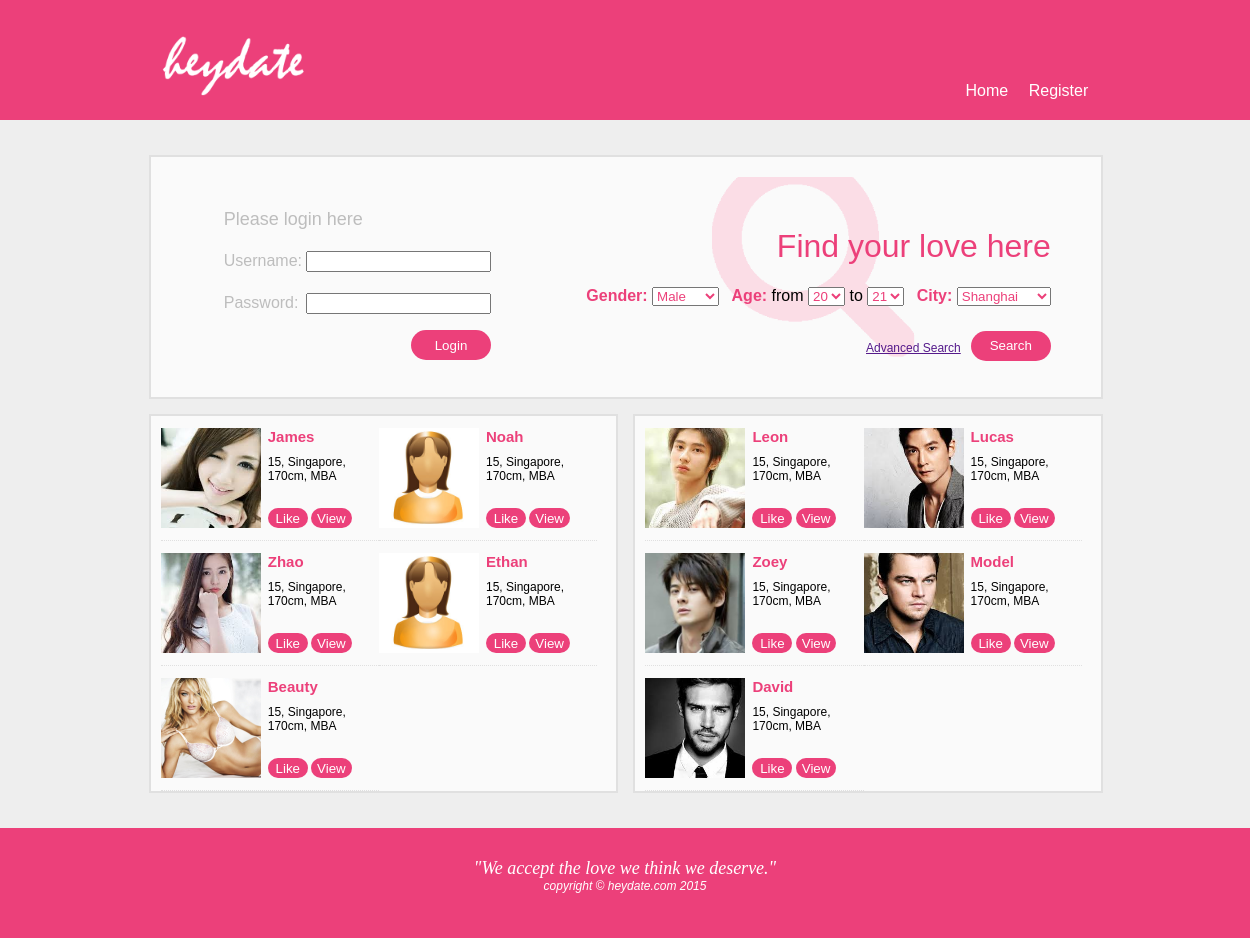
The page / on the database its author committed.
### tables this page shows
create table users_account 
(	userID int unsigned not null auto_increment primary key,
	name varchar(20) not null, 
    password varchar(40) not null,
    email varchar(100) not null,   
    birthdate date not null,
    gender set('Male','Female') not null,
    city varchar(30) not null,
    height int unsigned not null,
    education varchar(20) not null, 
    profilePhoto varchar(50) DEFAULT NULL
);

### dbconnect.php (called while the page is built, shortened)
<?php
function cal_age($birthdate) {
    $bday=date_create($birthdate);
    $today=date_create();
    $diff=date_diff($bday,$today);
    return $diff->y;
}
?>

### index.php (the view, shortened to what this page needs)
<?php
include "dbconnect.php";
?>
<html>
<head>
  <link rel="stylesheet" type="text/css" href="css/main.css">
  <link rel="stylesheet" type="text/css" href="css/index.css">
</head>
<body>
  <div class="banner" id="banner_top">
    <a href="index.php"><img src="img/logo.png" height="120" width="160" style="margin-left: 11.5%"></a>
    <nav>
      <a href="index.php">Home</a>
      <?php
      if (isset($_SESSION['valid_user'])) {
        echo '<a href="inbox.php">Inbox</a>';
        echo '<a href="profile.php">My heydate</a>';
        echo '<a href="search_results.php">Search</a>';
        echo '<a href="logout.php">Log out</a>';
      } else {
        echo "<a href='registration.php'>Register</a>";
      }
      ?>
    </nav>
  </div>
  <div class="container">
    <div class="sub_container">
      <div class="section_container">
        <div class="left homepage_profile">
        <?php
        if (isset($_SESSION['valid_user'])) {
          $row = get_basic_info($_SESSION['valid_userID'], $db);
          echo '
            <div class="image_container_190" style="background-image: url(users_profile_photo/'.($row['profilePhoto']!=Null?$row['profilePhoto']:'default_male.jpg').');"></div>
            <div class="profile_summary left" style="margin-left:20">
              <div id="profile_name" style="font-size:40;">'.$row['name'].'</div>
              <div><grey>Age: </grey>'.cal_age($row['birthdate']).'<br><grey>City: </grey>'.$row['city'].'<br><grey>Education: </grey>'.$row['education'].'<br><grey>Height: </grey>'.$row['height'].'cm</div>
              <div class="bottom">
                <button onclick="location.href = \'profile.php\'">Enter my heydate</button>
              </div>
            </div>
        ';
        } else {
          echo '
             <form method="post" action="index.php">
             <table class="bottom">
             <tr><td colspan="2"><label>Please login here</label></td></tr>
             <tr><td>Username:</td>
             <td><input type="text" name="name"></td></tr>
             <tr><td>Password:</td>
             <td><input type="password" name="password"></td></tr>
             <tr><td colspan="2" align="center">
             <button class="right" type="submit" value="Log in">Login</button></td></tr>
             </table></form></section>';
        }
        ?>
        </div>
        <form class="right" id="quick_search" action="search_results.php" method="post">
          <div class="right clear" style="margin-top:30px"><h1>Find your love here</h1></div>
          <div class="right">
            <cat>Gender:</cat>
            <select>
              <option value="m">Male</option>
            </select>
            <cat>Age:</cat> from
            <select>
              <option value="20">20</option>
            </select>
            to
            <select>
              <option value="21">21</option>
            </select>
            <cat>City:</cat>
            <select>
              <optgroup label="China">
                <option>Shanghai</option>
              </optgroup>
            </select>
          </div>
          <button type="submit" class="clear_right right" value="submit" style="margin-top:25">Search</button>
          <a href="" class="right additional_button">Advanced Search</a>
        </form>
      </div>
    </div>
    <div class="recommend">
      <div class="sub_container left">
        <?php
        $query = 'SELECT * FROM users_account WHERE gender="Female"'
                .(isset($_SESSION['valid_user'])?(' and name!="'.$_SESSION['valid_user'].'"'):'').' order by rand() LIMIT 8';
        $result = $db->query($query);
        while($row = $result->fetch_assoc()){
           echo '
           <div class="left findlover_box">
             <a href="profile.php?customerID='.$row['userID'].'"><div class="image_container_100" style="background-image: url(users_profile_photo/'.($row['profilePhoto']!=Null?$row['profilePhoto']:'default_male.jpg').');"></div></a>
             <div class="left profile_summary">
               <label class="left" id="profile_name">'.$row['name'].'</label>
               <div class="clear_left">'.cal_age($row['birthdate']).', '.$row['city'].', '.$row['height'].'cm, '.$row['education'].'</div>
               <div class="bottom">
                 <button>Like</button>
                 <button>View</button>
               </div>
             </div>
           </div>
           ';
        }
        ?>
      </div>
      <div class="sub_container right">
        <?php
        $query = 'SELECT * FROM users_account WHERE gender="Male"'
                .(isset($_SESSION['valid_user'])?(' and name!="'.$_SESSION['valid_user'].'"'):'').' order by rand() LIMIT 8';
        $result = $db->query($query);
        while($row = $result->fetch_assoc()){
           echo '
           <div class="left findlover_box">
             <a href="profile.php?customerID='.$row['userID'].'"><div class="image_container_100" style="background-image: url(users_profile_photo/'.($row['profilePhoto']!=Null?$row['profilePhoto']:'default_male.jpg').');"></div></a>
             <div class="left profile_summary">
               <label class="left" id="profile_name">'.$row['name'].'</label>
               <div class="clear_left">'.cal_age($row['birthdate']).', '.$row['city'].', '.$row['height'].'cm, '.$row['education'].'</div>
               <div class="bottom">
                 <button>Like</button>
                 <button>View</button>
               </div>
             </div>
           </div>
           ';
        }
        ?>
      </div>
    </div>
  </div>
  <div class="banner" id="banner_footer">
    <mistral>"We accept the love we think we deserve."</mistral><br>
    copyright &copy heydate.com 2015
  </div>
</body>
</html>

### css/main.css (style rules this page uses)
body { margin: 0; font-family: "arial"; }
.left { float: left; }
.right { float: right; }
.bottom { position: absolute; bottom: 0; }
.clear { clear: both; }
.clear_right { clear: right; }
.clear_left { clear: left; }
.banner { width: 100%; position: relative; background-color: #ec407a; color: white; min-width: 1160px; }
#banner_top { height: 120px; }
#banner_footer { height: 80px; text-align: center; font-style: italic; font-size: 12; bottom: 0; padding-top: 30px; }
label { font-size: 18; color: #bdbdbd; }
select { color: #ec407a; }
nav { position: absolute; bottom: 20px; right: 10px; margin-right: 11.5%; }
a { text-decoration: none; margin: 0 8px; }
nav a { color: white; }
.container { padding: 30px 11.5% 30px 11.5%; width: 77%; min-width: 964px; position: relative; overflow: auto; background-color: #eeeeee; }
.sub_container { padding: 10px 10px 10px 10px; margin: 5px; background-color: #fafafa; border-style: solid; border-width: 2px; border-color: #e0e0e0; overflow: auto; }
.section_container { margin-bottom: 20px; padding: 10px; position: relative; overflow: auto; }
.profile_summary { margin-left: 7px; color: black; position: relative; height: 180; }
.recommend .profile_summary { height: 100; max-width: 50%; font-size: 12; }
button { background-color: #ec407a; color: white; height: 30px; border-radius: 20px; border-width: 0; min-width: 80px; cursor: pointer; }
.profile_summary button { height: 20px; min-width: 40px; margin-top: 15px; }
#profile_name { font-weight: bold; color: #ec407a; font-size: 15; margin-bottom: 10px; }
cat { color: #ec407a; font-weight: bold; margin-left: 8px; }
mistral { font-family: "mistral"; font-size: 150%; }
.findlover_box { padding:12 0 12 0; width: 49%; display: block; border-bottom-width: 1px; border-bottom-style: dotted; border-bottom-color: #e0e0e0; }
h1 { color: #ec407a; font-weight: normal; }
.image_container_100 { height: 100px; width: 100px; background-size: cover; background-repeat: no-repeat; float:left; background-position: center; }

### css/index.css (style rules this page uses)
#quick_search { width: 55%; height: 180px; background-image: url("../img/search_background.png"); background-size: 240px 180px; background-position: center; background-repeat: no-repeat; margin-right: 30px; margin-bottom: 0; position: relative; }
.homepage_profile { width: 40%; }
.recommend .sub_container { width: 46.2%; padding-top: 0px; padding-bottom: 0px; margin-top: 10px; }
.recommend a { margin: 0; }
.additional_button { margin-right:10px; text-decoration:underline; font-size:12; margin-top:35 }
table { color: #bdbdbd; margin-left: 50; }
tr { height: 40; }

### rows shown on the page
users_account: profilePhoto (picture), name "James", birthdate "15", city "Singapore", height "170", education "MBA"
users_account: profilePhoto (picture), name "Noah", birthdate "15", city "Singapore", height "170", education "MBA"
users_account: profilePhoto (picture), name "Zhao", birthdate "15", city "Singapore", height "170", education "MBA"
users_account: profilePhoto (picture), name "Ethan", birthdate "15", city "Singapore", height "170", education "MBA"
users_account: profilePhoto (picture), name "Beauty", birthdate "15", city "Singapore", height "170", education "MBA"
users_account: profilePhoto (picture), name "Leon", birthdate "15", city "Singapore", height "170", education "MBA"
users_account: profilePhoto (picture), name "Lucas", birthdate "15", city "Singapore", height "170", education "MBA"
users_account: profilePhoto (picture), name "Zoey", birthdate "15", city "Singapore", height "170", education "MBA"
users_account: profilePhoto (picture), name "Model", birthdate "15", city "Singapore", height "170", education "MBA"
users_account: profilePhoto (picture), name "David", birthdate "15", city "Singapore", height "170", education "MBA"
